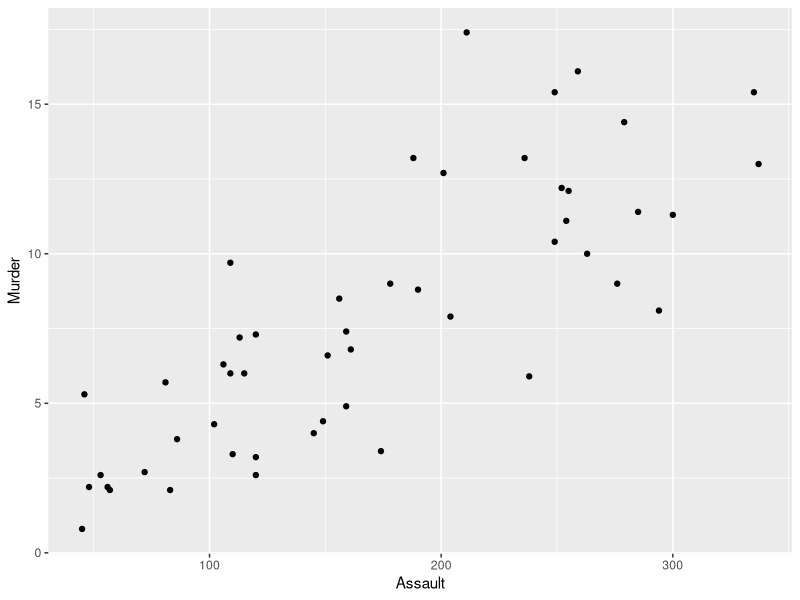

The R source for this figure:
## ---- chunk 1
#1
data <- USArrests # In-built dataset

# Scaling the feature to Z value using scale()
Zvalue <- scale(data$Assault)
head(Zvalue, 20)

# Subsetting the dataset for the Z values > 1.5 as the Outlier
Outlier <- subset(data,Zvalue > 1.5)
Outlier

#2
library(ggplot2) # Loading library ggplot2 for creating visualization
# Created a scatter plot of Assault and Murder. Murder goes up as the Assault increases
ggplot(data, aes(x = Assault, y = Murder))+
  geom_point()

# Calculating the correlation between Assault and Muredr
correlation <- cor(x = data$Assault, y = data$Murder, method = "pearson")
correlation

#3
data1 <- read.csv("Raw Data Mobile Phone Growth (Brazil).csv", stringsAsFactors = F)

# Simple Moving Average - take the average of all the values
sma <- mean(data1$Subscribers)
sma

# Weighted Moving Average - give the weights to the previous values
# In this case the most recent previous year has weight 4 and the years before that as 1 and 1 respectively
weights <- c(1,1,4)
n <- nrow(data1)
# Taking the last three values
last3 <- data1[(n-2):n,2]
last3

wma <- sum(last3*weights)/sum(weights)
wma

# Exponential Smoothing - smoothing technique for the time series data with alpha as smoothing factor
esmooth <- data1 # Cloned the data1 in to esooth for exponential smoothing calculations
esmooth$pred <- 0 # Created pred feature to store the predicted values
esmooth$error <- 0 # Created error feature to highlight the error in prediction
esmooth$pred[1] <- esmooth$Subscribers[1] # Assigning the actual value as the prediction for first year
# Looping to get the predicted values and errors for the rest of the years
for (i in 2:nrow(esmooth)){
  esmooth$pred[i] <- esmooth$pred[i-1] + 0.2*esmooth$error[i-1]
  esmooth$error[i] <- esmooth$Subscribers[i] - esmooth$pred[i]
}
es <- esmooth$pred[11] + 0.2*esmooth$error[11]
es

# Linear Regression - generated a linear model for predictinf values
# Created a linear model using lm()
lr <- lm(data1$Subscribers~data1$Year)
lr
# Got the slope and intercept of the model and used the same to predict for the year 2017
lr_pred <- 1.828e+07*(2017) - 3.666e+10
lr_pred

#4
sma_data <- data1 # Cloned the data1 in to sma_data for simple moving average calculations
sma_data$pred <- 0 # Created pred feature to store the predicted values
sma_data$error <- 0 # Created error feature to highlight the error in prediction
sma_data$pred[1] <- sma_data$Subscribers[1] # Assigning the actual value as the prediction for first year
# Looping to get the predicted values and errors for the rest of the years
for (i in 2:n){
  sma_data$pred[i] <- mean(sma_data$Subscribers[1]:sma_data$Subscribers[i-1])
  sma_data$error[i] <- sma_data$Subscribers[i] - sma_data$pred[i]
}
sma_data

library(Metrics) # Loading library Metrics for calculating MSE
# Finding the MSE using mse() and passing the actual and predicted values
mse_sma <- mse(sma_data$Subscribers,sma_data$pred)
mse_sma

wma_data <- data1 # Cloned the data1 in to wma_data for weighted moving average calculations
wma_data$pred <- 0 # Created pred feature to store the predicted values
wma_data$error <- 0 # Created error feature to highlight the error in prediction
wma_data$pred[1:3] <- wma_data$Subscribers[1:3] # Assigning the actual value as the prediction for first 3 years as we are considering 3 years weighted moving average
# Looping to get the predicted values and errors for the rest of the years
for (i in 4:n){
  last3 <- wma_data[(i-2):i,2]
  wma_data$pred[i] <- sum(last3*weights)/sum(weights)
  wma_data$error[i] <- wma_data$Subscribers[i] - wma_data$pred[i]
}
wma_data
# Finding the MSE using mse() and passing the actual and predicted values
mse_wma <- mse(wma_data$Subscribers,wma_data$pred)
mse_wma

es_data <- data1 # Cloned the data1 in to es_data for exponential smoothing calculations
es_data$pred <- 0 # Created pred feature to store the predicted values
es_data$error <- 0 # Created error feature to highlight the error in prediction
es_data$pred[1] <- es_data$Subscribers[1] # Assigning the actual value as the prediction for first year
# Looping to get the predicted values and errors for the rest of the years
for (i in 2:n){
  es_data$pred[i] <- es_data$pred[i-1] + 0.2*es_data$error[i-1]
  es_data$error[i] <- es_data$Subscribers[i] - es_data$pred[i]
}
es_data
# Finding the MSE using mse() and passing the actual and predicted values
mse_es <- mse(es_data$Subscribers,es_data$pred)
mse_es

lr_data <- data1 # Cloned the data1 in to lr_data for linear regression calculations
lr_data$pred <- 0 # Created pred feature to store the predicted values
lr_data$error <- 0 # Created error feature to highlight the error in prediction
# Looping to get the predicted values and errors
for(i in 1:n){
  lr_data$pred[i] <- 1.828e+07*(lr_data$Year[i]) - 3.666e+10
  lr_data$error[i] <- lr_data$Subscribers[i] - lr_data$pred[i]
}
lr_data
# Finding the MSE using mse() and passing the actual and predicted values
mse_lr <- mse(lr_data$Subscribers,lr_data$pred)
mse_lr

#5
# Combining MSE of each model
lowest_mse <- cbind(mse_sma,mse_wma,mse_es,mse_lr)

# Sorting the MSE in order to get the smallest MSE from all the models
sort(lowest_mse)

#6
# New weights for average forecasting
new_weight <- c(3,2,1)
# Combining the forecast of linear regression, exponential smoothing and weighted moving average
forecast <- c(lr_pred,es,wma)
# Calculating the averaage_forecast using the new weights
avg_forecast <- sum(forecast*new_weight)/sum(new_weight)
avg_forecast
